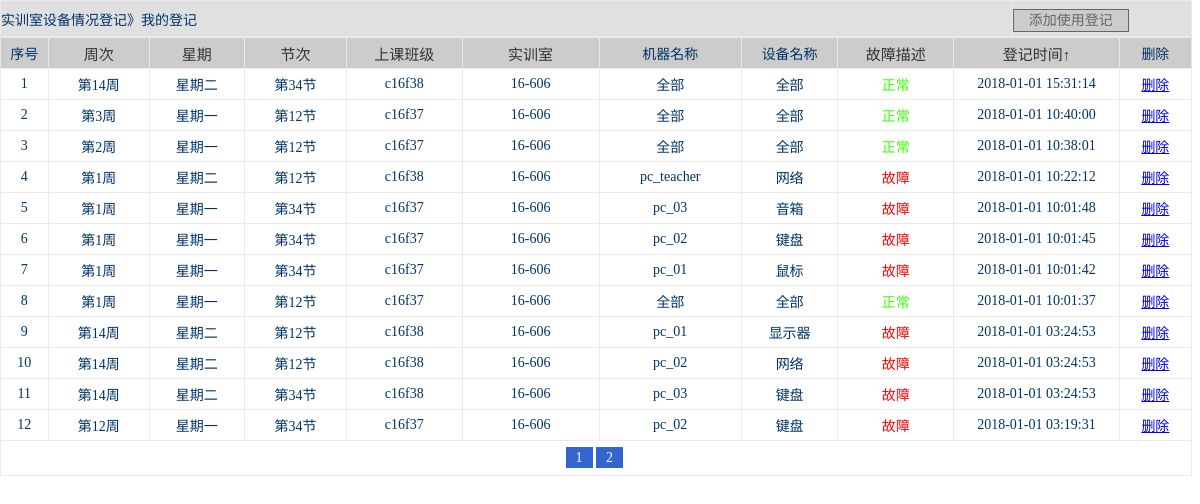
Page /teacher/use_data_list.php (signed in) on the committed database.
### tables this page shows
CREATE TABLE `s_using_list` (
  `l_id` int(11) NOT NULL AUTO_INCREMENT,
  `l_shi_id` varchar(6) NOT NULL,
  `l_m_name` varchar(20) NOT NULL,
  `l_c_name` varchar(20) NOT NULL,
  `l_m_pro` varchar(30) NOT NULL,
  `l_zhou` int(1) NOT NULL,
  `l_xingqi` int(2) NOT NULL,
  `l_node` varchar(4) NOT NULL,
  `l_class` varchar(6) NOT NULL,
  `l_teacher` varchar(8) NOT NULL,
  `l_time` datetime NOT NULL,
  PRIMARY KEY (`l_id`),
  UNIQUE KEY `index_id` (`l_id`)
);

### teacher/use_data_list.php (the view, shortened to what this page needs)
<link href="../css.css" rel="stylesheet" type="text/css" />
<table width="100%" height="37" border="0" align="center" cellpadding="0" cellspacing="1" id="tlist">
    <tr>
      <td width="85%" height="35"  bgcolor="#E0E0E0">实训室设备情况登记》我的登记</td>
      <td width="15%"  bgcolor="#E0E0E0"><a href="use_date_select.php" class="addnew">添加使用登记</a></td>
    </tr>
  </table>
<?php
	include("../db_connect.php");
	if(isset($_GET['p']))
		$p=$_GET['p'];
	else
		$p=1;
	if(isset($_GET['st']))
	{
		$s_t=$_GET['st'];
		$s_k=$_GET['sk'];
	}
	else
	{
		$s_k='l_time';
		$s_t="desc";
	}
	$arr_w=array("星期天","星期一","星期二","星期三","星期四","星期五","星期六");
	$sqls_list="select * from s_using_list  where l_teacher='".$_SESSION['truename']."' order by ".$s_k." ".$s_t;
	$rs=mysql_query($sqls_list,$conn);
	$total=mysql_num_rows($rs);
	$page_count=ceil($total/12);
	$offset=($p-1)*12;
	$sqls_list="select * from s_using_list  where l_teacher='".$_SESSION['truename']."' order by ".$s_k." ".$s_t." limit ".$offset.",12";
	$rs_list=mysql_query($sqls_list,$conn);
	if($rs_list&&mysql_num_rows($rs_list)>0)
	{
?>
<table width="100%" height="67" border="0" align="center" cellpadding="0" cellspacing="1" id="tlist">
  <tr>
    <td width="44" align="center" bgcolor="#CCCCCC" height="30">序号</td>
    <td width="94" align="center" bgcolor="#CCCCCC">
    <?php if($s_t=="asc"&&$s_k=='l_zhou')
    	echo "<a href='use_data_list.php?st=desc&sk=l_zhou' class='field_sort'>周次↓</a>";
		else if($s_t=="desc"&&$s_k=='l_zhou')
    	echo "<a href='use_data_list.php?st=asc&sk=l_zhou' class='field_sort'>周次↑</a>";
		else
    	echo "<a href='use_data_list.php?st=desc&sk=l_zhou' class='field_sort'>周次</a>";
	?>
    </td>
    <td width="89" align="center" bgcolor="#CCCCCC">
    <?php if($s_t=="asc"&&$s_k=='l_xingqi')
    	echo "<a href='use_data_list.php?st=desc&sk=l_xingqi' class='field_sort'>星期↓</a>";
		else if($s_t=="desc"&&$s_k=='l_xingqi')
    	echo "<a href='use_data_list.php?st=asc&sk=l_xingqi' class='field_sort'>星期↑</a>";
		else
    	echo "<a href='use_data_list.php?st=desc&sk=l_xingqi' class='field_sort'>星期</a>";
	?>
    </td>
    <td width="95" align="center" bgcolor="#CCCCCC">
    <?php if($s_t=="asc"&&$s_k=='l_node')
    	echo "<a href='use_data_list.php?st=desc&sk=l_node' class='field_sort'>节次↓</a>";
		else if($s_t=="desc"&&$s_k=='l_node')
    	echo "<a href='use_data_list.php?st=asc&sk=l_node' class='field_sort'>节次↑</a>";
		else
    	echo "<a href='use_data_list.php?st=desc&sk=l_node' class='field_sort'>节次</a>";
	?>
    </td>
    <td width="108" align="center" bgcolor="#CCCCCC">
    <?php if($s_t=="asc"&&$s_k=='l_class')
    	echo "<a href='use_data_list.php?st=desc&sk=l_class' class='field_sort'>上课班级↓</a>";
		else if($s_t=="desc"&&$s_k=='l_class')
    	echo "<a href='use_data_list.php?st=asc&sk=l_class' class='field_sort'>上课班级↑</a>";
		else
    	echo "<a href='use_data_list.php?st=desc&sk=l_class' class='field_sort'>上课班级</a>";
	?>
    </td>
    <td width="128" align="center" bgcolor="#CCCCCC">
    <?php if($s_t=="asc"&&$s_k=='l_shi_id')
    	echo "<a href='use_data_list.php?st=desc&sk=l_shi_id' class='field_sort'>实训室↓</a>";
		else if($s_t=="desc"&&$s_k=='l_shi_id')
    	echo "<a href='use_data_list.php?st=asc&sk=l_shi_id' class='field_sort'>实训室↑</a>";
		else
    	echo "<a href='use_data_list.php?st=desc&sk=l_shi_id' class='field_sort'>实训室</a>";
	?>
    </td>
    <td width="133" align="center" bgcolor="#CCCCCC">机器名称</td>
    <td width="90" align="center" bgcolor="#CCCCCC">设备名称</td>
    <td width="108" align="center" bgcolor="#CCCCCC">
    <?php if($s_t=="asc"&&$s_k=='l_m_pro')
    	echo "<a href='use_data_list.php?st=desc&sk=l_m_pro' class='field_sort'>故障描述↓</a>";
		else if($s_t=="desc"&&$s_k=='l_m_pro')
    	echo "<a href='use_data_list.php?st=asc&sk=l_m_pro' class='field_sort'>故障描述↑</a>";
		else
    	echo "<a href='use_data_list.php?st=desc&sk=l_m_pro' class='field_sort'>故障描述</a>";
	?>
    </td>
    <td width="155" align="center" bgcolor="#CCCCCC">
    <?php if($s_t=="asc"&&$s_k=='l_time')
    	echo "<a href='use_data_list.php?st=desc&sk=l_time' class='field_sort'>登记时间↓</a>";
		else if($s_t=="desc"&&$s_k=='l_time')
    	echo "<a href='use_data_list.php?st=asc&sk=l_time' class='field_sort'>登记时间↑</a>";
		else
    	echo "<a href='use_data_list.php?st=desc&sk=l_time' class='field_sort'>登记时间</a>";
	?>
    </td>
    <td width="67" align="center" bgcolor="#CCCCCC">删除</td>
  </tr>
  <?php for($i=0;$i<mysql_num_rows($rs_list);$i++)
  {
	  $arr_list=mysql_fetch_array($rs_list);
	  ?>
  <tr class="hang">
    <td align="center" height="30"><?php echo ($i+1);?></td>
    <td align="center"><?php echo "第".$arr_list['l_zhou']."周";?></td>
    <td align="center"><?php echo $arr_w[$arr_list['l_xingqi']];?></td>
    <td align="center"><?php echo "第".$arr_list['l_node']."节";
?></td>
    <td align="center"><?php echo $arr_list['l_class'];?></td>
    <td align="center"><?php echo $arr_list['l_shi_id'];?></td>
    <td align="center"><?php echo $arr_list['l_m_name'];?></td>
    <td align="center"><?php echo $arr_list['l_c_name'];?></td>
    <td align="center">
	<?php
	if($arr_list['l_m_pro']=="正常")
		echo "<span style='color:#3F0'>".$arr_list['l_m_pro']."</span>";
	else
		echo "<span style='color:#F00'>".$arr_list['l_m_pro']."</span>";
	?>
    </td>
    <td align="center"><?php echo $arr_list['l_time'];?></td>
    <td align="center"><a href="use_data_dele.php?lid=<?php echo $arr_list['l_id'];?>">删除</a></td>
  </tr>
  <?php }?>
    <tr>
    <td height="34"  colspan="13" align="center" bgcolor="#FFFFFF">
    <?php
	for($i=1;$i<=$page_count;$i++)
	{
		echo "<a href='use_data_list.php?p=".$i."&st=".$s_t."&sk=".$s_k."' class='page'>".$i."</a>";
	}
	?>
    </td>
  </tr>
</table>
<?php
}
else
	echo "暂时找不到您登记的实训室使用数据";
?>

### css.css (style rules this page uses)
.addnew { text-decoration:none; padding-right:15px; padding-left:15px; padding-top:3px; padding-bottom:3px; font-size:14px; color:#666; margin-right:10px; border:1px solid #666; background-color:#CCC; }
.page { text-decoration:none; font-size:14px; background-color:#36C; color:#FFF; padding-bottom:3px; padding-top:3px; padding-left:10px; padding-right:10px; }
.hang { background-color:#FFF; }
#tlist { background-color: #CCC; }
.field_sort { font-size:15px; color:#333; text-decoration:none; }

### teacher/use_data_list.php (style rules this page uses)
#tlist { background-color: #EAEAEA; font-size: 14px; color: #036; text-decoration: none; }

### rows in the picture
s_using_list: l_zhou "14", l_xingqi "星期二", l_node "34", l_class "c16f38", l_shi "16-606", l_m_name "全部", l_c_name "全部", l_m_pro "正常", l_time "2018-01-01 15:31:14"
s_using_list: l_zhou "3", l_xingqi "星期一", l_node "12", l_class "c16f37", l_shi "16-606", l_m_name "全部", l_c_name "全部", l_m_pro "正常", l_time "2018-01-01 10:40:00"
s_using_list: l_zhou "2", l_xingqi "星期一", l_node "12", l_class "c16f37", l_shi "16-606", l_m_name "全部", l_c_name "全部", l_m_pro "正常", l_time "2018-01-01 10:38:01"
s_using_list: l_zhou "1", l_xingqi "星期二", l_node "12", l_class "c16f38", l_shi "16-606", l_m_name "pc_teacher", l_c_name "网络", l_m_pro "故障", l_time "2018-01-01 10:22:12"
s_using_list: l_zhou "1", l_xingqi "星期一", l_node "34", l_class "c16f37", l_shi "16-606", l_m_name "pc_03", l_c_name "音箱", l_m_pro "故障", l_time "2018-01-01 10:01:48"
s_using_list: l_zhou "1", l_xingqi "星期一", l_node "34", l_class "c16f37", l_shi "16-606", l_m_name "pc_02", l_c_name "键盘", l_m_pro "故障", l_time "2018-01-01 10:01:45"
s_using_list: l_zhou "1", l_xingqi "星期一", l_node "34", l_class "c16f37", l_shi "16-606", l_m_name "pc_01", l_c_name "鼠标", l_m_pro "故障", l_time "2018-01-01 10:01:42"
s_using_list: l_zhou "1", l_xingqi "星期一", l_node "12", l_class "c16f37", l_shi "16-606", l_m_name "全部", l_c_name "全部", l_m_pro "正常", l_time "2018-01-01 10:01:37"
s_using_list: l_zhou "14", l_xingqi "星期二", l_node "12", l_class "c16f38", l_shi "16-606", l_m_name "pc_01", l_c_name "显示器", l_m_pro "故障", l_time "2018-01-01 03:24:53"
s_using_list: l_zhou "14", l_xingqi "星期二", l_node "12", l_class "c16f38", l_shi "16-606", l_m_name "pc_02", l_c_name "网络", l_m_pro "故障", l_time "2018-01-01 03:24:53"
s_using_list: l_zhou "14", l_xingqi "星期二", l_node "34", l_class "c16f38", l_shi "16-606", l_m_name "pc_03", l_c_name "键盘", l_m_pro "故障", l_time "2018-01-01 03:24:53"
s_using_list: l_zhou "12", l_xingqi "星期一", l_node "34", l_class "c16f37", l_shi "16-606", l_m_name "pc_02", l_c_name "键盘", l_m_pro "故障", l_time "2018-01-01 03:19:31"
